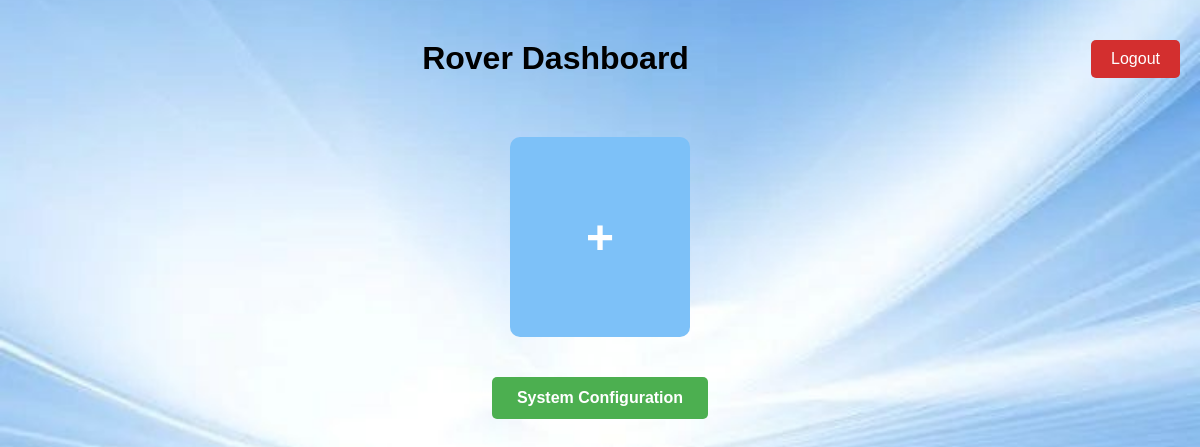
The page /dashboard (signed in) on the database as committed earlier.
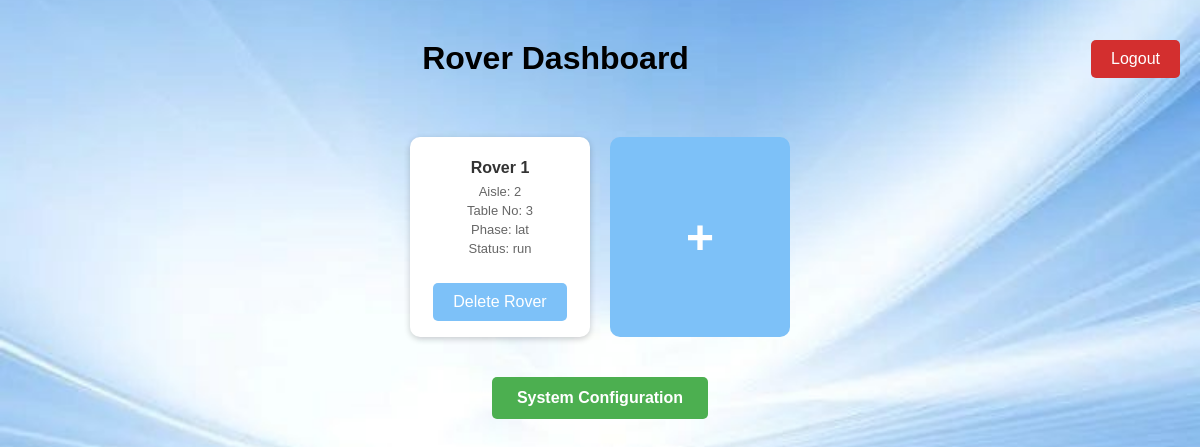
The same page on the database as committed later.
### Crds/models/models.py (models this page shows)
class Rover(db.Model):
    __tablename__ = 'rover'
    id = db.Column(db.Integer, primary_key=True)
    name = db.Column(db.String(50), nullable=False)
    status = db.Column(db.String(20), default='idle')  # idle, delivering, stop
    location_lat = db.Column(db.Integer, default=0)
    location_lon = db.Column(db.Integer, default=0)
    hotel_id = db.Column(db.Integer, db.ForeignKey('hotel.id'), nullable=False)
    positions = db.relationship('Position', backref='rover', lazy=True)

class Position(db.Model):
    __tablename__ = 'position'
    id = db.Column(db.Integer, primary_key=True)
    rover_id = db.Column(db.Integer, db.ForeignKey('rover.id'), nullable=False)
    lat = db.Column(db.Integer, nullable=False)
    lon = db.Column(db.Integer, nullable=False)
    phase = db.Column(db.String(10), default='lat')  # lat/lon phase
    status = db.Column(db.String(10), default='normal')  # shift/normal/done
    timestamp = db.Column(db.DateTime, default=datetime.utcnow)

### Crds/users.py (the view, shortened to what this page needs)
@users.route("/dashboard", methods=["GET", "POST"])
def dashboard():
    hotel_id = session.get('hotel_id')
    rover_list = Rover.query.filter_by(hotel_id=hotel_id).all() if hotel_id else []
    return render_template("index.html", rovers=rover_list)

### Crds/templates/index.html (shortened to what this page needs)
<!doctype html>
<html lang="en">
  <head>
    <link
      rel="stylesheet"
      href="{{ url_for('static', filename='css/style.css') }}"
    />
  </head>
  <body>
    <div class="header">
      <h1>Rover Dashboard</h1>
      <a href="{{ url_for('auth.logout') }}" class="logout-btn">Logout</a>
    </div>
    <div class="container">
      {% for rover in rovers %}
      <div
        class="rover-block"
        data-rover-id="{{ rover.id }}"
        data-url="{{ url_for('users.assign_coordinates', rover_id=rover.id) }}"
      >
        <div class="rover-name">{{ rover.name }}</div>
        {% if rover.positions %} {% set pos = rover.positions[-1] %}
        <div class="lat">Aisle: {{ pos.lat }}</div>
        <div class="lon">Table No: {{ pos.lon }}</div>
        <div class="phase">Phase: {{ pos.phase }}</div>
        <div class="status">Status: {{ pos.status }}</div>
        {% else %}
        <div class="no-position">No data yet</div>
        {% endif %}
        <form
          action="{{ url_for('users.delete_rover', rover_id=rover.id) }}"
          method="post"
          class="delete-form"
        >
          <button type="submit" class="delete-btn">Delete Rover</button>
        </form>
      </div>
      {% endfor %}
      <div class="add-button" onclick="toggleForm()">+</div>
    </div>
    <div class="footer">
      <a href="{{ url_for('users.configure_system') }}" class="config-link"
        >System Configuration</a
      >
    </div>
  </body>
</html>

### Crds/static/css/style.css (style rules this page uses)
body { background-image: url('pictures/background.jpg'); background-size: cover; background-position: center; background-repeat: no-repeat; min-height: 100vh; margin: 0; font-family: Arial, sans-serif; padding: 0; }
.header { display: flex; justify-content: space-between; align-items: center; padding: 20px; }
.header h1 { margin: 0; color: rgb(0, 0, 0); flex: 1; text-align: center; }
.logout-btn { background: #d32f2f; color: white; padding: 10px 20px; border-radius: 5px; text-decoration: none; cursor: pointer; transition: background 0.2s; }
h1, h2 { text-align: center; padding: 20px; }
.container { display: flex; flex-wrap: wrap; justify-content: center; gap: 20px; padding: 20px; }
.rover-block { background: white; width: 180px; height: 200px; border-radius: 10px; box-shadow: 0 2px 6px rgba(0,0,0,0.2); display: flex; flex-direction: column; justify-content: center; align-items: center; text-align: center; cursor: pointer; transition: transform 0.2s; padding: 10px; box-sizing: border-box; }
.rover-name { font-weight: bold; font-size: 16px; color: #333; margin: 5px 0; }
.delete-form { margin-top: 10px; }
.lat, .lon, .phase, .status { font-size: 13px; color: #666; margin: 2px 0; }
.add-button { width: 180px; height: 200px; background: #7dc1f8; color: white; display: flex; justify-content: center; align-items: center; border-radius: 10px; font-size: 48px; cursor: pointer; transition: background 0.2s, transform 0.2s; font-weight: bold; }
.footer { text-align: center; padding: 20px; }
.config-link { display: inline-block; background: #4CAF50; color: white; padding: 12px 25px; border-radius: 5px; text-decoration: none; transition: background 0.2s; font-weight: bold; }
button { padding: 5px 10px; margin-top: 5px; }
.container form button { margin-top: 15px; padding: 10px 20px; width: 100%; background: #7dc1f8; color: white; border: none; cursor: pointer; font-size: 16px; border-radius: 5px; }

Rows that differ between the two databases and show on the page:
added Rover: name "Rover 1"
added Position: lat "2", lon "3", phase "lat", status "run"
